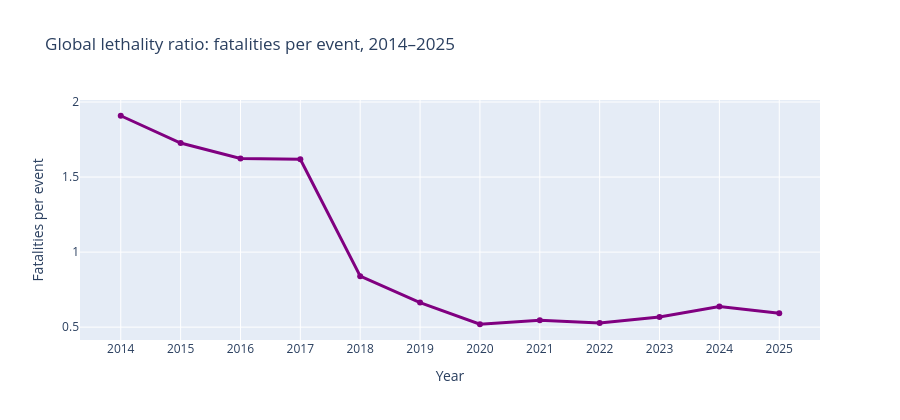

Notebook code for this chart:
### Markdown cell above
## Lethality ratio (fatalities per event)

### Code cell
fig_leth = go.Figure()
fig_leth.add_trace(go.Scatter(x=annual['YEAR'], y=annual['LETHALITY'],
                              mode='lines+markers', line=dict(color='purple', width=3),
                              name='Fatalities / event'))
fig_leth.update_layout(title='Global lethality ratio: fatalities per event, 2014–2025',
                       xaxis_title='Year', yaxis_title='Fatalities per event',
                       height=420, xaxis=dict(dtick=1))
fig_leth.write_html(FIGDIR / '02_lethality.html', include_plotlyjs='cdn')
fig_leth.show()

### Figure 1 — Plotly figure (JSON) as saved in the notebook; plotly's stock layout.template omitted (floating-point values rounded to 4 significant figures)
{"data": [{"line": {"color": "purple", "width": 3}, "mode": "lines+markers", "name": "Fatalities / event", "type": "scatter", "x": [2014, 2015, 2016, 2017, 2018, 2019, 2020, 2021, 2022, 2023, 2024, 2025], "y": [1.909, 1.727, 1.624, 1.619, 0.8394, 0.6635, 0.5193, 0.5459, 0.5276, 0.5678, 0.6369, 0.593]}], "layout": {"height": 420, "title": {"text": "Global lethality ratio: fatalities per event, 2014–2025"}, "xaxis": {"dtick": 1, "title": {"text": "Year"}}, "yaxis": {"title": {"text": "Fatalities per event"}}}}
